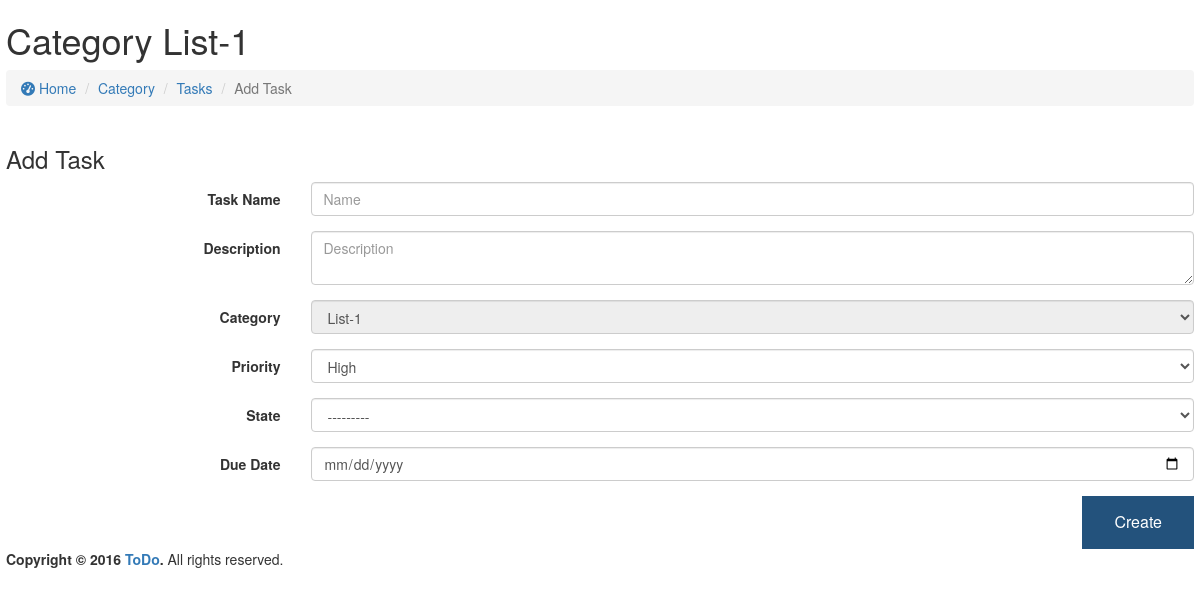
The app's page /task/create/1 (signed in), older data.
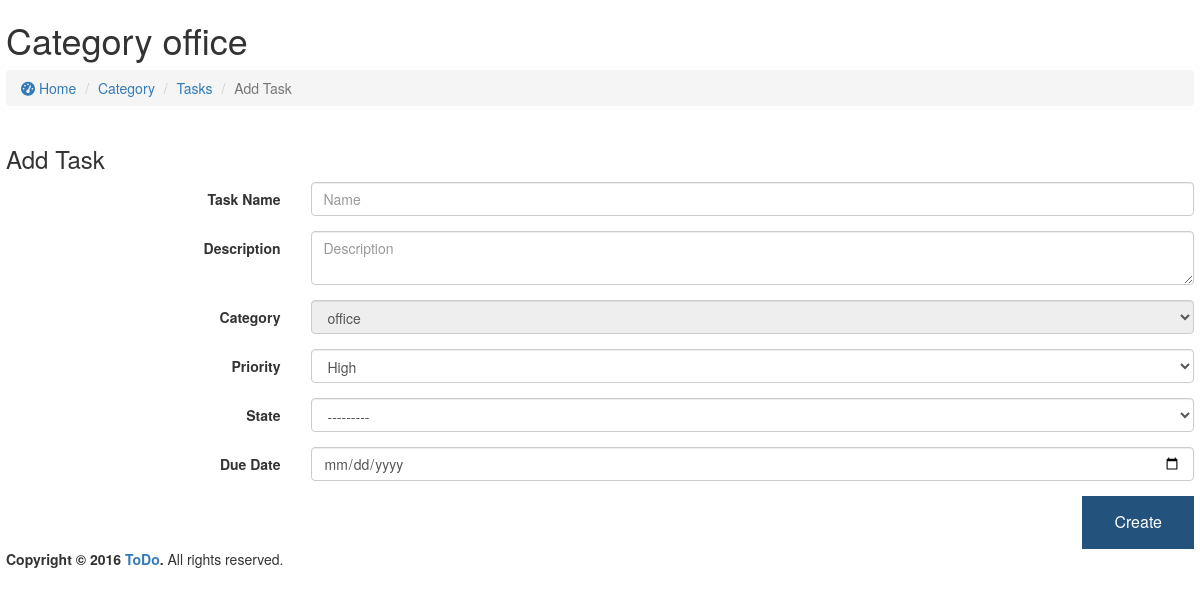
The same page, newer data.
### todoApp/models.py (models this page shows)
class List(models.Model):
    name=models.CharField(max_length=255,null=False,blank=False)
    users = models.ForeignKey(User, null=True, on_delete=models.CASCADE,related_name='tasks')
    created_at=models.DateTimeField(auto_now_add=True)
    updated_at=models.DateTimeField(auto_now=True)
    def __unicode__(self):
        return "%s" % (self.name)

### todoApp/views.py (the view)
# urls.py: url(r'^create/(?P<list_id>[\d-]+)$',task_create,name='task_create'),
@login_required
def task_create(request,list_id):
    form = TaskForm(request.POST or None)
    try:
        li=List.objects.get(pk=list_id,users=request.user.user)
    except:
        raise Http404(" Sorry Page is invalid ")
    if request.POST:
        if form.is_valid():
            form.save()
            return redirect(reverse_lazy('task_list',args=[li.id]))
    return render(request,"todoApp/task_form.html",{'form':form ,'li':li})

### todoApp/forms.py
class TaskForm(forms.ModelForm):
    class Meta:
        model=Task
        fields=['id','name','list_name','due_date','priority','state','description']

### templates/todoApp/task_form.html (shortened to what the changed rows need)
{% extends 'global_layout.html' %}
{% block content_body %}
  <div class="content-wrapper">
    <section class="content-header">
      <h1>
        Category {{li.name}}
      </h1>
      <ol class="breadcrumb">
        <li><a href="{% url 'dashboard' %}"><i class="fa fa-dashboard"></i> Home</a></li>
        <li><a href="#">Category</a></li>
        <li><a href="{% url 'task_list' list_id=li.id %}">Tasks</a></li>
        {% if view or edit %}
        <li class="active">{{ task.name }}</li>
        {% else %}
        <li class="active">Add Task</li>
        {% endif %}
      </ol>
    </section>
    <section class="content">
      <div class="row">
        <div class="col-md-12">
          <div class="box box-danger">
            <form class="form-horizontal" action="{% if edit %} {% url 'task_edit' list_id=li.id task=task.id %} {% else %} {% url 'task_create' list_id=li.id %} {%endif%}" method="post" id="usrform" >
              <div class="box-body">
              <div class="form-group">
                  <div class="col-sm-9">
                    <select id="list" name="list_name" disabled="True" class="form-control">
                      <option value="{{li.id}}">{{li}}</option>
                    </select>
                  </div>
              </div>
              </div>
            </form>
          </div>
        </div>
      </div>
    </section>
  </div>
{% endblock %}

Row changes from the older to the newer data that the page shows:
changed List: name "List-1" → "office"; list_name "List-1" → "office"
